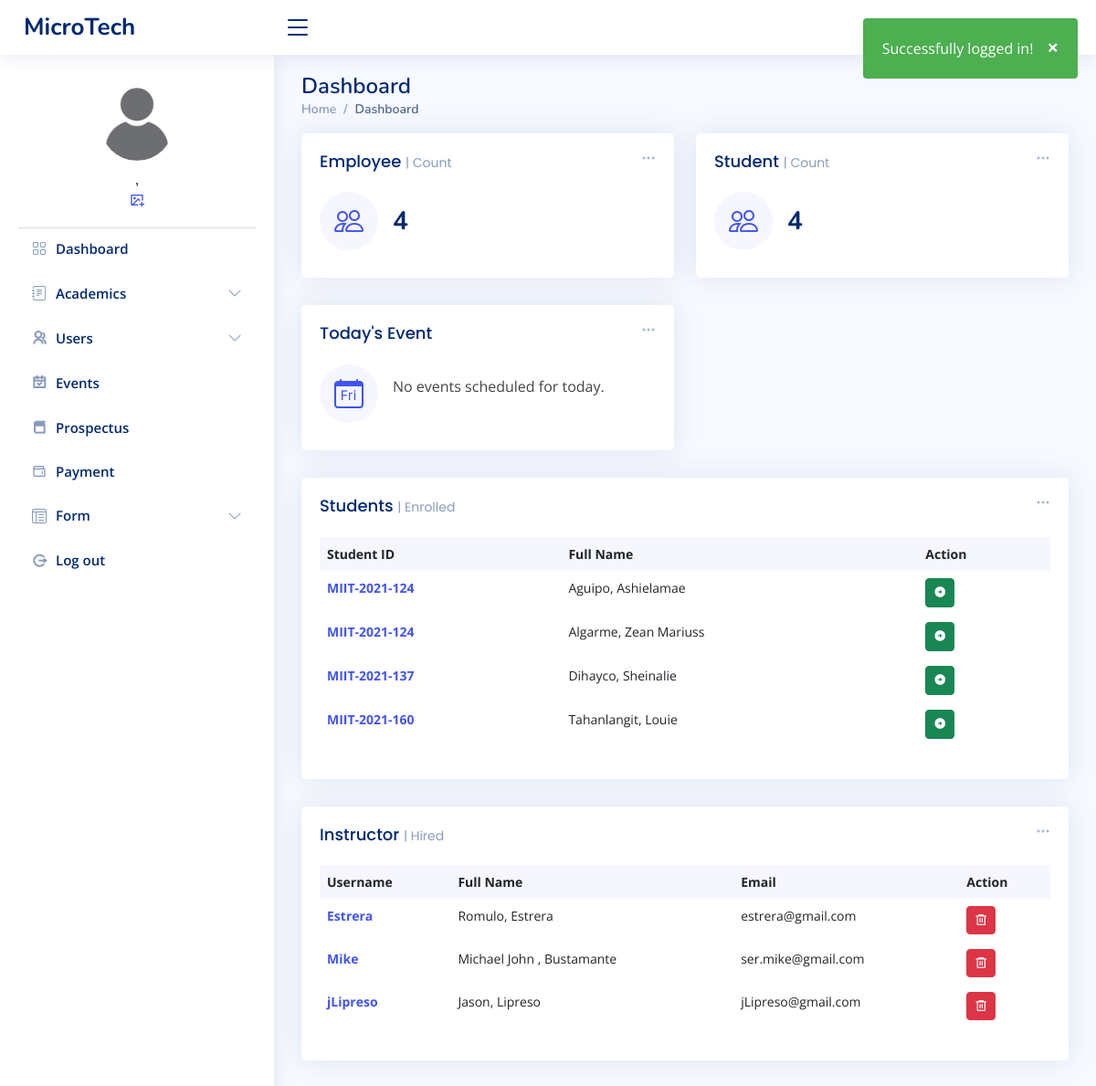
Before: /admin/index.php (signed in) with the older database file.
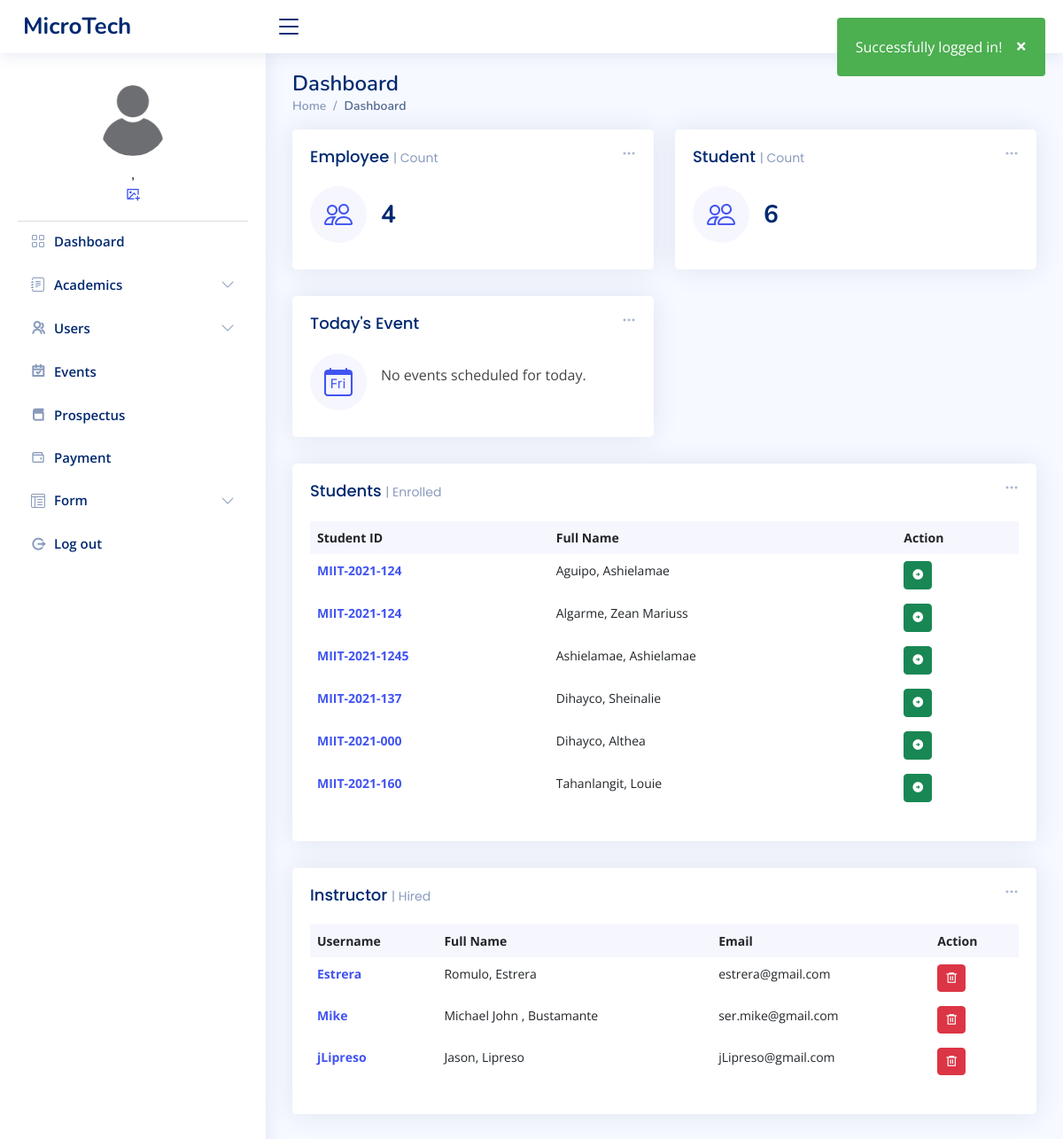
After: the same page with the newer database file.
### tables this page shows
CREATE TABLE `tbl_students` (
  `user_id` int(11) NOT NULL,
  `user_name` varchar(50) NOT NULL,
  `lname` varchar(50) NOT NULL,
  `fname` varchar(50) NOT NULL,
  `middleInitial` varchar(30) NOT NULL,
  `Suffix` varchar(15) NOT NULL,
  `course` varchar(50) NOT NULL,
  `year` int(10) NOT NULL,
  `contact` varchar(20) NOT NULL,
  `gender` varchar(10) NOT NULL,
  `bdate` varchar(50) NOT NULL,
  `pob` text NOT NULL,
  `email` varchar(50) NOT NULL,
  `major` varchar(50) NOT NULL,
  `nationality` varchar(20) NOT NULL,
  `civilStatus` varchar(20) NOT NULL,
  `religion` varchar(20) NOT NULL,
  `modality` varchar(20) NOT NULL,
  `fb` varchar(30) NOT NULL,
  `curAddress` varchar(200) NOT NULL,
  `cityAdd` varchar(200) NOT NULL,
  `zipcode` varchar(30) NOT NULL,
  `fatherName` varchar(50) NOT NULL,
  `fwork` varchar(50) NOT NULL,
  `motherName` varchar(50) NOT NULL,
  `mwork` varchar(50) NOT NULL,
  `primarySchool` varchar(100) NOT NULL,
  `primaryAddress` text NOT NULL,
  `primaryCompleted` varchar(30) NOT NULL,
  `entermediateSchool` varchar(100) NOT NULL,
  `entermediateAddress` text NOT NULL,
  `entermediateCompleted` varchar(30) NOT NULL,
  `hsSchool` varchar(100) NOT NULL,
  `hsAddress` text NOT NULL,
  `hsCompleted` varchar(30) NOT NULL,
  `shSchool` varchar(100) NOT NULL,
  `shAddress` text NOT NULL,
  `shCompleted` varchar(30) NOT NULL,
  `collegeSchool` varchar(100) NOT NULL,
  `collegeAddress` text NOT NULL,
  `collegeCompleted` varchar(30) NOT NULL,
  `user_image` varchar(50) NOT NULL,
  `user_role` varchar(50) NOT NULL,
  `user_pass` varchar(50) NOT NULL,
  `semester` int(11) NOT NULL,
  `status` varchar(20) NOT NULL,
  `date` date DEFAULT NULL
);

CREATE TABLE `tbl_users` (
  `user_id` int(11) NOT NULL,
  `user_fname` varchar(50) NOT NULL,
  `user_lname` varchar(50) NOT NULL,
  `user_email` varchar(80) NOT NULL,
  `user_name` varchar(50) NOT NULL,
  `user_pass` varchar(100) NOT NULL,
  `user_role` varchar(20) NOT NULL,
  `user_image` varchar(100) NOT NULL,
  `date_of_birth` date DEFAULT NULL,
  `gender` enum('Male','Female') DEFAULT NULL,
  `hire_date` date DEFAULT NULL,
  `department` varchar(100) DEFAULT NULL,
  `phone_number` varchar(15) DEFAULT NULL,
  `address` varchar(255) DEFAULT NULL
);

### admin/index.php (the view, shortened to what the changed rows need)
<?php
include_once "../templates/header.php";
include_once "includes/connect.php";
$statements = $conn->prepare("SELECT COUNT(user_id) AS count_stud FROM tbl_students");
$statements->execute();
$studcount = $statements->fetch(PDO::FETCH_ASSOC);
?>
<main id="main" class="main">
  <div class="pagetitle">
    <h1>Dashboard</h1>
  </div>
  <section class="section dashboard">
    <div class="row">
      <div class="col-lg-12">
        <div class="row">
          <div class="col-xxl-4 col-md-6">
            <div class="card info-card sales-card">
              <div class="card-body">
                <div class="d-flex align-items-center">
                  <div class="ps-3">
                    <h6><?php echo $studcount['count_stud'] ?></h6>
                  </div>
                </div>
              </div>
            </div>
          </div>
          <div class="col-12">
            <div class="card recent-sales overflow-auto">
              <div class="card-body">
                <table class="table table-borderless datatable">
                  <thead>
                    <tr>
                      <th scope="col">Student ID</th>
                      <th scope="col">Full Name</th>
                      <th scope="col">Action</th>
                    </tr>
                  </thead>
                  <tbody>
                    <?php
                    $database = new Connection();
                    $db = $database->open();
                    try {
                      $sql = 'SELECT * FROM tbl_students ORDER BY lname ASC';
                      foreach ($db->query($sql) as $row) {
                    ?>
                        <tr>
                          <th scope="row"><a href=""><?php echo $row["user_name"] ?></a></th>
                          <td><?php echo $row["lname"] ?>, <?php echo $row["fname"] ?></td>
                          <td>
                            <form action="student_profile.php" method="post">
                              <button type="submit" class="btn btn-sm btn-success" name="submit"><i class="ri-arrow-right-circle-fill"></i></button>
                            </form>
                          </td>
                        </tr>
                    <?php
                      }
                    } catch (PDOException $e) {
                      echo "There is some problem in connection: " . $e->getMessage();
                    }
                    ?>
                  </tbody>
                </table>
              </div>
            </div>
          </div>
          <div class="col-lg-12">
            <div class="row">
              <div class="col-12">
                <div class="card recent-sales overflow-auto">
                  <div class="card-body">
                    <table class="table table-borderless datatable">
                      <thead>
                        <tr>
                          <th scope="col">Username</th>
                          <th scope="col">Full Name</th>
                          <th scope="col">Email</th>
                          <th scope="col">Action</th>
                        </tr>
                      </thead>
                      <tbody>
                        <?php
                        $database = new Connection();
                        $db = $database->open();
                        try {
                          $sql = "SELECT * FROM tbl_users WHERE user_role = 'teacher'
                                ORDER BY user_id ASC";
                          foreach ($db->query($sql) as $row) {
                        ?>
                            <tr>
                              <th scope="row"><a href="#"><?php echo $row["user_name"] ?></a></th>
                              <td><?php echo $row["user_fname"] ?>, <?php echo $row["user_lname"] ?></td>
                              <td><?php echo $row["user_email"] ?></td>
                              <td>
                                <form method="POST" action="../admin/upload/delete-user.php" onsubmit="return confirm('Are you sure you want to delete this user?');" style="display:inline;">
                                  <button type="submit" class="btn btn-sm btn-danger ri-delete-bin-6-line"></button>
                                </form>
                              </td>
                            </tr>
                        <?php
                          }
                        } catch (PDOException $e) {
                          echo "There is some problem in connection: " . $e->getMessage();
                        }
                        ?>
                      </tbody>
                    </table>
                  </div>
                </div>
              </div>
            </div>
          </div>
        </div>
      </div>
    </div>
  </section>
</main>
<?php
include_once "../templates/footer.php";
?>

Changed rows visible on the page:
added tbl_students: user_name "MIIT-2021-1245", lname "Ashielamae", fname "Ashielamae"
added tbl_students: user_name "MIIT-2021-000", lname "Dihayco", fname "Althea"
Other visible differences:
$studcount['count_stud']: "4" → "6"
